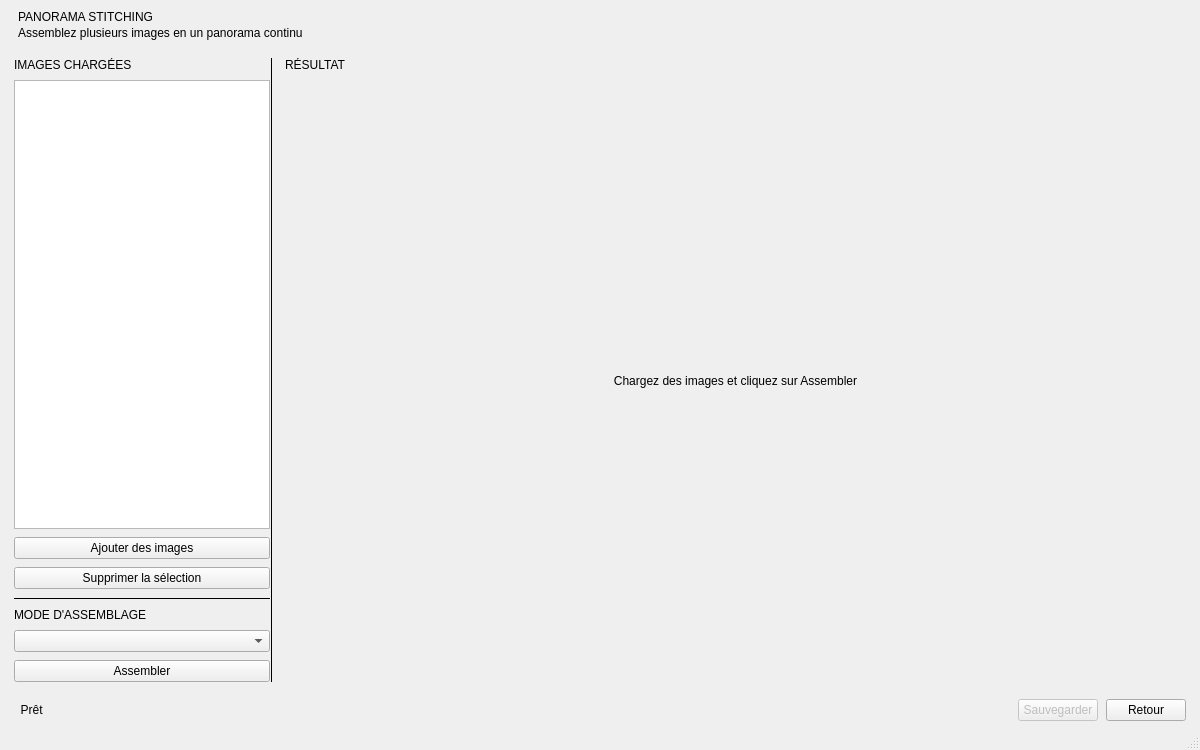
<?xml version="1.0" encoding="UTF-8"?>
<ui version="4.0">
 <class>PanoramaStitching</class>
 <widget class="QMainWindow" name="PanoramaStitching">
  <property name="geometry">
   <rect><x>0</x><y>0</y><width>1200</width><height>750</height></rect>
  </property>
  <property name="windowTitle">
   <string>Panorama Stitching</string>
  </property>
  <widget class="QWidget" name="centralwidget">
   <layout class="QVBoxLayout" name="mainLayout">
    <property name="spacing"><number>0</number></property>
    <property name="leftMargin"><number>0</number></property>
    <property name="topMargin"><number>0</number></property>
    <property name="rightMargin"><number>0</number></property>
    <property name="bottomMargin"><number>0</number></property>

    <!-- Header bar -->
    <item>
     <widget class="QFrame" name="headerFrame">
      <property name="maximumHeight"><number>68</number></property>
      <property name="minimumHeight"><number>68</number></property>
      <property name="frameShape"><enum>QFrame::Shape::NoFrame</enum></property>
      <layout class="QVBoxLayout" name="headerLayout">
       <property name="leftMargin"><number>18</number></property>
       <property name="topMargin"><number>10</number></property>
       <property name="rightMargin"><number>18</number></property>
       <property name="bottomMargin"><number>8</number></property>
       <property name="spacing"><number>2</number></property>
       <item>
        <widget class="QLabel" name="titleLabel">
         <property name="text"><string>PANORAMA STITCHING</string></property>
        </widget>
       </item>
       <item>
        <widget class="QLabel" name="subtitleLabel">
         <property name="text"><string>Assemblez plusieurs images en un panorama continu</string></property>
        </widget>
       </item>
      </layout>
     </widget>
    </item>

    <!-- Content area -->
    <item>
     <layout class="QHBoxLayout" name="contentLayout">
      <property name="spacing"><number>0</number></property>
      <property name="leftMargin"><number>14</number></property>
      <property name="topMargin"><number>10</number></property>
      <property name="rightMargin"><number>14</number></property>
      <property name="bottomMargin"><number>10</number></property>

      <!-- Left panel -->
      <item>
       <widget class="QFrame" name="leftFrame">
        <property name="minimumWidth"><number>288</number></property>
        <property name="maximumWidth"><number>288</number></property>
        <property name="frameShape"><enum>QFrame::Shape::NoFrame</enum></property>
        <layout class="QVBoxLayout" name="leftLayout">
         <property name="spacing"><number>8</number></property>
         <property name="leftMargin"><number>0</number></property>
         <property name="topMargin"><number>0</number></property>
         <property name="rightMargin"><number>0</number></property>
         <property name="bottomMargin"><number>0</number></property>

         <item>
          <widget class="QLabel" name="labelImages">
           <property name="text"><string>IMAGES CHARGÉES</string></property>
          </widget>
         </item>

         <item>
          <widget class="QListWidget" name="imageListWidget">
           <property name="sizePolicy">
            <sizepolicy hsizetype="Expanding" vsizetype="Expanding">
             <horstretch>0</horstretch>
             <verstretch>1</verstretch>
            </sizepolicy>
           </property>
          </widget>
         </item>

         <item>
          <widget class="QPushButton" name="addImagesButton">
           <property name="text"><string>Ajouter des images</string></property>
           <property name="minimumHeight"><number>36</number></property>
          </widget>
         </item>

         <item>
          <widget class="QPushButton" name="removeImageButton">
           <property name="text"><string>Supprimer la sélection</string></property>
           <property name="minimumHeight"><number>32</number></property>
          </widget>
         </item>

         <item>
          <widget class="QFrame" name="dividerH">
           <property name="frameShape"><enum>QFrame::Shape::HLine</enum></property>
           <property name="frameShadow"><enum>QFrame::Shadow::Plain</enum></property>
          </widget>
         </item>

         <item>
          <widget class="QLabel" name="labelMode">
           <property name="text"><string>MODE D'ASSEMBLAGE</string></property>
          </widget>
         </item>

         <item>
          <widget class="QComboBox" name="modeComboBox">
           <property name="minimumHeight"><number>34</number></property>
          </widget>
         </item>

         <item>
          <widget class="QPushButton" name="stitchButton">
           <property name="text"><string>Assembler</string></property>
           <property name="minimumHeight"><number>52</number></property>
          </widget>
         </item>

        </layout>
       </widget>
      </item>

      <!-- Vertical separator -->
      <item>
       <widget class="QFrame" name="dividerV">
        <property name="frameShape"><enum>QFrame::Shape::VLine</enum></property>
        <property name="frameShadow"><enum>QFrame::Shadow::Plain</enum></property>
       </widget>
      </item>

      <!-- Right panel -->
      <item>
       <widget class="QFrame" name="rightFrame">
        <property name="frameShape"><enum>QFrame::Shape::NoFrame</enum></property>
        <property name="sizePolicy">
         <sizepolicy hsizetype="Expanding" vsizetype="Expanding">
          <horstretch>1</horstretch>
          <verstretch>0</verstretch>
         </sizepolicy>
        </property>
        <layout class="QVBoxLayout" name="rightLayout">
         <property name="spacing"><number>8</number></property>
         <property name="leftMargin"><number>12</number></property>
         <property name="topMargin"><number>0</number></property>
         <property name="rightMargin"><number>0</number></property>
         <property name="bottomMargin"><number>0</number></property>

         <item>
          <widget class="QLabel" name="labelResult">
           <property name="text"><string>RÉSULTAT</string></property>
          </widget>
         </item>

         <item>
          <widget class="QLabel" name="resultLabel">
           <property name="text"><string>Chargez des images et cliquez sur Assembler</string></property>
           <property name="alignment"><set>Qt::AlignmentFlag::AlignCenter</set></property>
           <property name="sizePolicy">
            <sizepolicy hsizetype="Expanding" vsizetype="Expanding">
             <horstretch>0</horstretch>
             <verstretch>1</verstretch>
            </sizepolicy>
           </property>
          </widget>
         </item>

        </layout>
       </widget>
      </item>

     </layout>
    </item>

    <!-- Footer bar -->
    <item>
     <widget class="QFrame" name="footerFrame">
      <property name="minimumHeight"><number>46</number></property>
      <property name="maximumHeight"><number>46</number></property>
      <property name="frameShape"><enum>QFrame::Shape::NoFrame</enum></property>
      <layout class="QHBoxLayout" name="footerLayout">
       <property name="leftMargin"><number>14</number></property>
       <property name="topMargin"><number>7</number></property>
       <property name="rightMargin"><number>14</number></property>
       <property name="bottomMargin"><number>7</number></property>
       <property name="spacing"><number>8</number></property>

       <item>
        <widget class="QLabel" name="statusLabel">
         <property name="text"><string>  Prêt</string></property>
         <property name="sizePolicy">
          <sizepolicy hsizetype="Expanding" vsizetype="Preferred">
           <horstretch>1</horstretch>
           <verstretch>0</verstretch>
          </sizepolicy>
         </property>
        </widget>
       </item>

       <item>
        <widget class="QPushButton" name="saveButton">
         <property name="text"><string>Sauvegarder</string></property>
         <property name="minimumWidth"><number>130</number></property>
         <property name="minimumHeight"><number>32</number></property>
         <property name="enabled"><bool>false</bool></property>
        </widget>
       </item>

       <item>
        <widget class="QPushButton" name="backButton">
         <property name="text"><string>Retour</string></property>
         <property name="minimumWidth"><number>110</number></property>
         <property name="minimumHeight"><number>32</number></property>
        </widget>
       </item>

      </layout>
     </widget>
    </item>

   </layout>
  </widget>
  <widget class="QMenuBar" name="menubar">
   <property name="geometry">
    <rect><x>0</x><y>0</y><width>1200</width><height>21</height></rect>
   </property>
  </widget>
  <widget class="QStatusBar" name="statusbar"/>
 </widget>
 <resources/>
 <connections/>
</ui>
